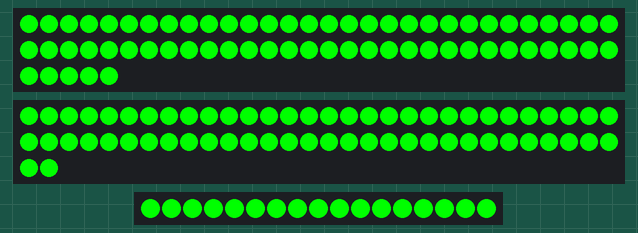
A sketch run on a simulated Arduino Uno, built with avr-gcc and run on an emulated ATmega328P. On the bench: 65 RGB LEDs in strip order, left to right, continuing on the next row, 62 RGB LEDs in strip order, left to right, continuing on the next row, 17 RGB LEDs in strip order, left to right. Dim RGB values are drawn brighter than linear; colours are those a GRB WS2812 strip shows for the declared byte order.

Above: at 2.06 s.
At 6.12 s:
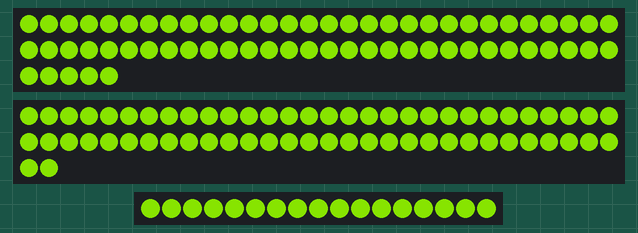
At 10.29 s:
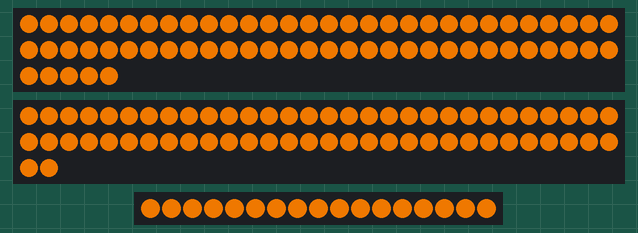
At 15.85 s:
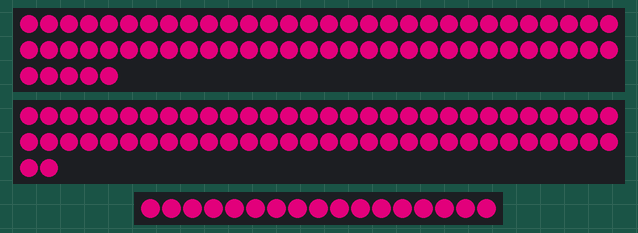
At 20.98 s:
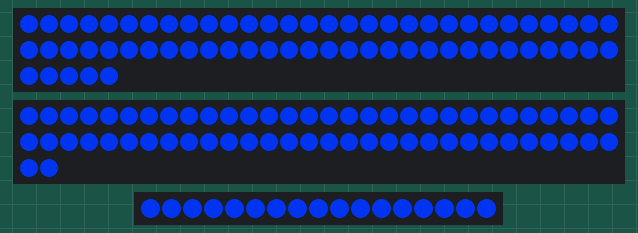
At 39.93 s:
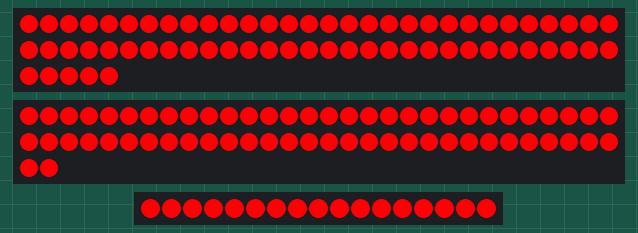

The sketch:

CupHead.ino
```cpp
#include "FastLED.h"

// How many leds are in the strip?
#define numLeds 144

#define pin1 10
#define pin2 11
#define pin3 9

#define strip1 65
#define strip2 62
#define strip3 17

// This is an array of leds.  One item for each led in your strip.
CRGB leds[numLeds];

#define numRows 9
byte stripLens[numRows] = {3, 9, 14, 18, 21, 23, 22, 19, 15};
byte stripStart[numRows] = {0, 3, 12, 26, 44, 65, 88, 110, 129};


// This function sets up the ledsand tells the controller about them
void setup() {
	// sanity check delay - allows reprogramming if accidently blowing power w/leds
   	delay(2000);

      FastLED.addLeds<WS2812B, pin1, RGB>(leds, strip1);
      FastLED.addLeds<WS2812B, pin2, RGB>(leds, strip1, strip2);
      FastLED.addLeds<WS2812B, pin3, RGB>(leds, strip1 + strip2, strip3);
      //FastLED.setDither( 0 );
      FastLED.setBrightness(255);
}

void lightRow(byte row)
{
  for(int i = stripStart[row];i<stripLens[row];i++)
  {
    leds[i] = CRGB::Red;
  }
}

void bounceRows()
{
  FastLED.showColor(CRGB::Black);
  for(int i = 0;i<numRows;i++)
  {
    FastLED.showColor(CRGB::Black);
    lightRow(i);
    FastLED.show();
    delay(10);
  }
}

// This function runs over and over, and is where you do the magic to light
// your leds.
void loop() {
  static uint8_t hue = 0;
  //FastLED.showColor(CRGB::White);
  FastLED.showColor(CHSV(hue++, 255, 255));
  delay(100);
}
```
